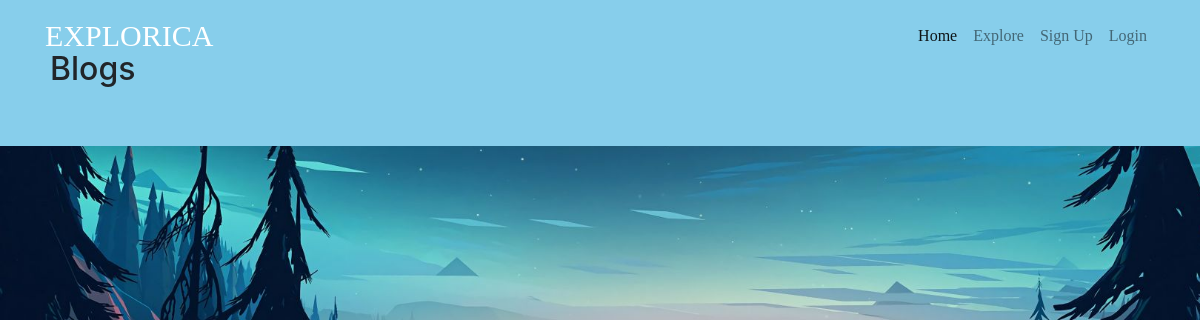
/blog/, run on an earlier commit of the app's database.
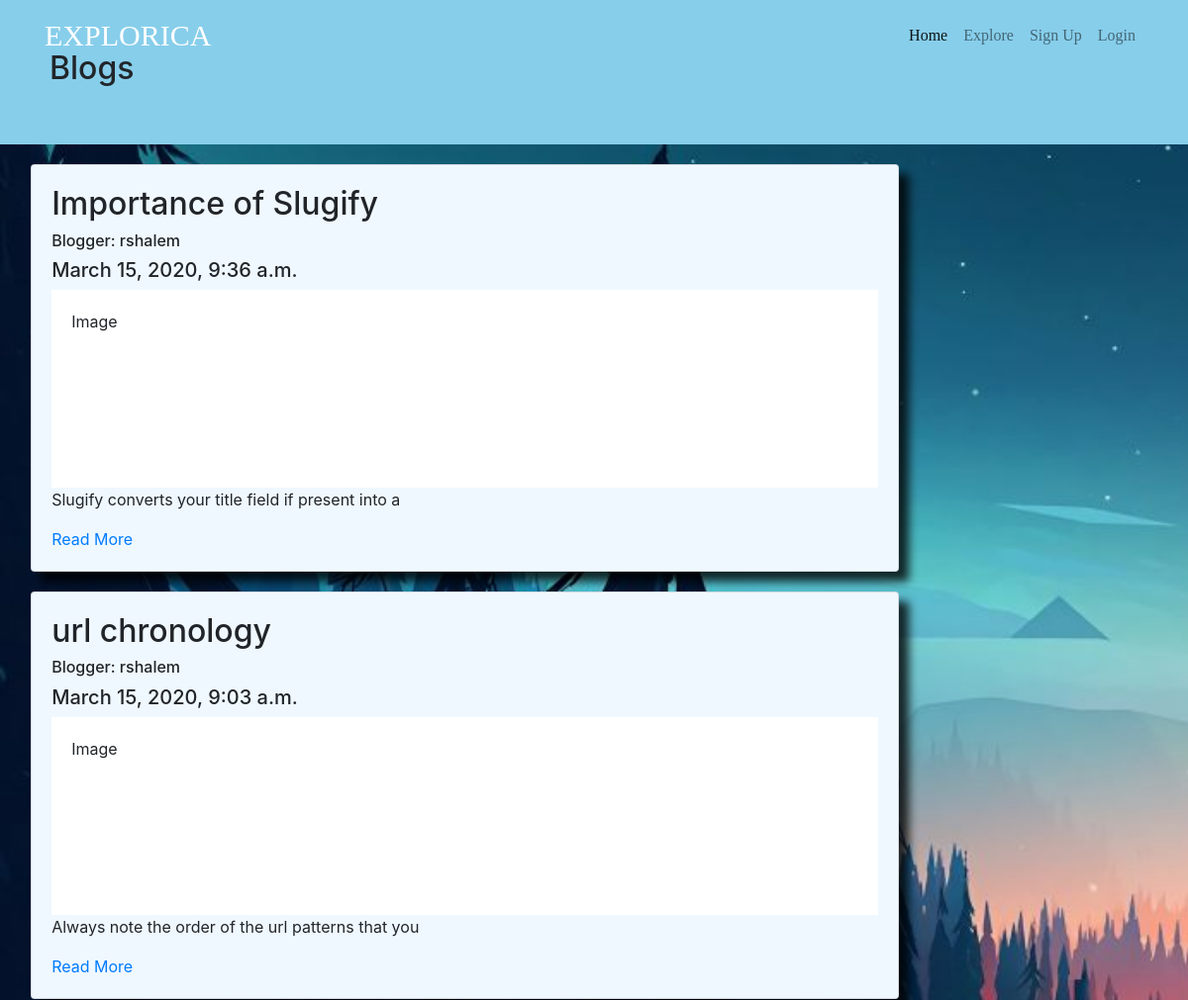
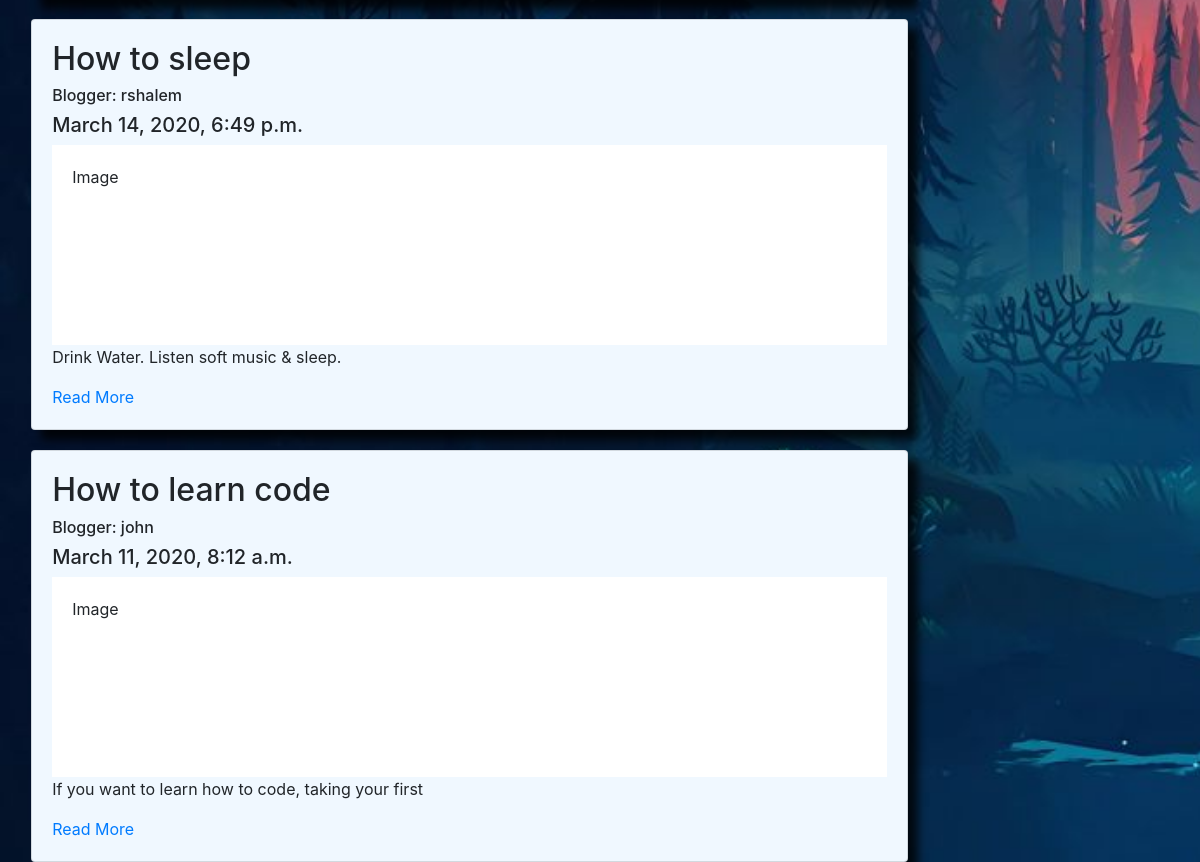
And on a later commit of the database (2 pictures, top to bottom).
### blog/models.py (models this page shows, shortened)
class Article(models.Model):
    article_image = models.ImageField(upload_to='images/', blank=True)
    article_title = models.CharField(max_length=50)
    user = models.ForeignKey(User, related_name='author', default=1, on_delete=models.CASCADE)
    article_about = models.TextField()
    slug = models.SlugField(unique=True, default=2)
    date_published = models.DateTimeField(auto_now_add=True)
    def snippet(self):
        return self.article_about[:51]

### blog/views.py (the view)
# urls.py: path('', views.index, name='index'),
def index(request):
    all_article = Article.objects.all().order_by('-date_published')
    return render(request, 'blog/index.html', {'all_article': all_article})

### blog/templates/blog/index.html
{% extends 'main/base.html' %}
{% block content %}
    <div class="header">
      <h2> Blogs </h2>
    </div>
    {% for article in all_article %}
    <div class="row">
      <div class="leftcolumn">
        <div class="card">
          <h2>{{ article.article_title }}</h2>
          <h6>Blogger: {{ article.user }}</h6>
          <h5>{{ article.date_published }}</h5>
          <div class="fakeimg" style="height:200px;">Image</div>
          <p>{{ article.snippet }}</p>
          <a href="{% url 'blog:detail-blog' article.slug %}"> Read More </a>
        </div>
      </div>
    </div>
    {% endfor %}
{% endblock %}

### main/templates/main/base.html (shortened to what this page needs)
<html>
<head>
    {% load static %}
    <link rel="stylesheet" href="https://maxcdn.bootstrapcdn.com/bootstrap/4.0.0/css/bootstrap.min.css">
    <link rel="stylesheet" href="https://cdnjs.cloudflare.com/ajax/libs/animate.css/3.7.2/animate.min.css">
    <link rel="stylesheet" type="text/css" href="{% static 'main/style.css' %}"/>
    <link href="https://stackpath.bootstrapcdn.com/font-awesome/4.7.0/css/font-awesome.min.css" rel="stylesheet">
    <link href="//db.onlinewebfonts.com/c/ee2b12010630e3525a77ac00cdc6cb1f?family=Baron+Neue+Bold" rel="stylesheet" type="text/css"/>
<body>
    {% include 'main/includes/navbar.html' %}
    {% block content %}
    {% endblock %}
</body>
</html>

### main/templates/main/includes/navbar.html (shortened to what this page needs)
    <nav class="navbar navbar-expand-lg navbar-light fixed-top">
        <div class="container">
              <a class="navbar-brand" href="{% url 'main:homepage' %}">EXPLORICA</a>
                  <div class="collapse navbar-collapse" id="navbarSupportedContent">
                    <ul class="navbar-nav ml-auto">
                      <li class="nav-item active">
                        <a class="nav-link" href="#">Home </a>
                      </li>
                      <li class="nav-item">
                        <a class="nav-link" href="{% url 'main:explore' %}">Explore</a>
                      </li>
                      {% if user.is_authenticated %}
                          <li class="nav-item">
                              Hello, {{ user.username }}
                          </li>
                          <li class="nav-item">
                            <a class="nav-link" href="#">Add Place</a>
                          </li>
                          <li class="nav-item">
                            <a class="nav-link" href="{% url 'main:logout' %}">Logout</a>
                          </li>
                      {% else %}
                          <li class="nav-item">
                            <a class="nav-link" href="{% url 'main:sign_up' %}">Sign Up</a>
                          </li>
                          <li class="nav-item">
                            <a class="nav-link" href="{% url 'main:login' %}">Login</a>
                          </li>
                      {% endif %}
                    </ul>
                  </div>
        </div>
    </nav>

### main/static/main/style.css (style rules this page uses)
.navbar .navbar-brand { font-size: 30px; font-family: 'Baron Neue Bold'; color: white; }
.nav-item { font-family: 'Baron Neue Bold'; color: white; }
body { background-image: url("images/c.jpg"); background-size: cover ; }
.card { margin-top:15%; margin-left: 5%; position:relative; transition: 3s; box-shadow: 10px 10px 10px rgba(0,0,0,0.8); }
.header { padding: 50px; font-size: 40px; text-align: left; background: skyblue; }
.leftcolumn { float: left; width: 75%; }
.fakeimg { background-color: white; width: 100%; padding: 20px; }
.card { background-color: aliceblue; padding: 20px; margin-top: 20px; }

What changed in the data, as far as the page shows it:
added Article: article_title "Importance of Slugify", user "rshalem", date_published "March 15, 2020, 9:36 a.m.", snippet "Slugify converts your title field if present into a"
added Article: article_title "url chronology", user "rshalem", date_published "March 15, 2020, 9:03 a.m.", snippet "Always note the order of the url patterns that you"
added Article: article_title "How to sleep", user "rshalem", date_published "March 14, 2020, 6:49 p.m.", snippet "Drink Water. Listen soft music & sleep."
added Article: article_title "How to learn code", user "john", date_published "March 11, 2020, 8:12 a.m.", snippet "If you want to learn how to code, taking your first"
